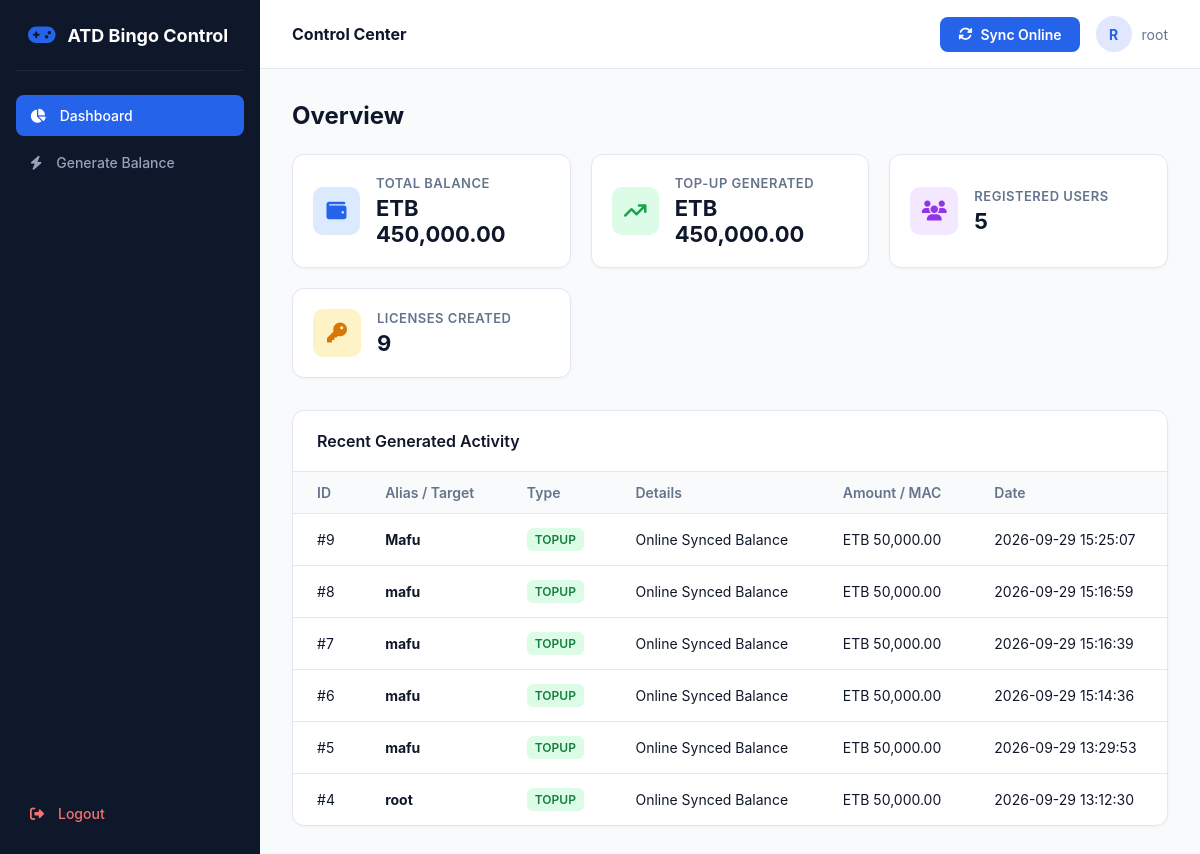
/dashboard.php (signed in), run on the app's committed database.
### tables this page shows
CREATE TABLE generated_licenses (
        id INTEGER PRIMARY KEY AUTOINCREMENT,
        username TEXT NOT NULL,
        alias_name TEXT,
        mode TEXT NOT NULL,
        action_details TEXT NOT NULL,
        mac_address TEXT,
        topup_amount REAL DEFAULT 0,
        created_at DATETIME DEFAULT CURRENT_TIMESTAMP
    );

### dashboard.php (the view, shortened to what this page needs)
<?php
$dbPath = __DIR__ . '/ATDbingo.sqlite';
try {
    $db = new PDO('sqlite:' . $dbPath);
    $db->setAttribute(PDO::ATTR_ERRMODE, PDO::ERRMODE_EXCEPTION);
    $db->exec("CREATE TABLE IF NOT EXISTS generated_licenses (
        id INTEGER PRIMARY KEY AUTOINCREMENT,
        username TEXT NOT NULL,
        alias_name TEXT,
        mode TEXT NOT NULL,
        action_details TEXT NOT NULL,
        mac_address TEXT,
        topup_amount REAL DEFAULT 0,
        created_at DATETIME DEFAULT CURRENT_TIMESTAMP
    )");
    $db->exec("CREATE TABLE IF NOT EXISTS users (
        id INTEGER PRIMARY KEY AUTOINCREMENT,
        username TEXT NOT NULL UNIQUE,
        password TEXT,
        name TEXT,
        balance REAL NOT NULL DEFAULT 0.00,
        last_updated DATETIME DEFAULT CURRENT_TIMESTAMP,
        created_at DATETIME DEFAULT CURRENT_TIMESTAMP
    )");
    try {
        $db->exec("ALTER TABLE users ADD COLUMN last_updated DATETIME DEFAULT CURRENT_TIMESTAMP");
    } catch (PDOException $ignored) {
    }
    $totalUsers = (int) $db->query("SELECT COUNT(*) FROM users")->fetchColumn();
    $totalBalance = (float) $db->query("SELECT SUM(balance) FROM users")->fetchColumn();
    $totalLicenses = (int) $db->query("SELECT COUNT(*) FROM generated_licenses")->fetchColumn();
    $totalTopup = (float) $db->query("SELECT SUM(topup_amount) FROM generated_licenses WHERE mode = 'topup'")->fetchColumn();
    $stmtRecent = $db->query("SELECT * FROM generated_licenses ORDER BY id DESC LIMIT 6");
    $recentRecords = $stmtRecent->fetchAll(PDO::FETCH_ASSOC);
} catch (PDOException $e) {
    die("Database Error: " . $e->getMessage());
}
?>
<!DOCTYPE html>
<html lang="en">
<head>
    <link rel="stylesheet" href="https://cdnjs.cloudflare.com/ajax/libs/font-awesome/6.4.0/css/all.min.css">
</head>
<body>
    <aside class="sidebar">
        <div class="brand">
            <i class="fa-solid fa-gamepad"></i>
            <span>ATD Bingo Control</span>
        </div>
        <nav class="nav-links">
            <a href="dashboard.php" class="nav-link active">
                <i class="fa-solid fa-chart-pie"></i>
                <span>Dashboard</span>
            </a>
            <a href="generate_balance.php" class="nav-link">
                <i class="fa-solid fa-bolt"></i>
                <span>Generate Balance</span>
            </a>
            <a href="logout.php" class="nav-link logout">
                <i class="fa-solid fa-right-from-bracket"></i>
                <span>Logout</span>
            </a>
        </nav>
    </aside>
    <div class="main-wrapper">
        <header class="topbar">
            <div><strong>Control Center</strong></div>
            <div class="topbar-actions">
                <button id="syncBtn" class="btn-sync" onclick="syncOnlineBalance()">
                    <i id="syncIcon" class="fa-solid fa-rotate"></i>
                    <span id="syncText">Sync Online</span>
                </button>
                <div class="user-tag">
                    <div class="user-avatar">
                        <?= strtoupper(substr($_SESSION['username'] ?? 'A', 0, 1)) ?>
                    </div>
                    <span><?= htmlspecialchars($_SESSION['username'] ?? 'Admin') ?></span>
                </div>
            </div>
        </header>
        <main class="content">
            <h2 class="page-title">Overview</h2>
            <div class="metrics-grid">
                <div class="metric-card">
                    <div class="metric-icon icon-blue">
                        <i class="fa-solid fa-wallet"></i>
                    </div>
                    <div class="metric-info">
                        <h4>Total Balance</h4>
                        <p id="displayBalance">ETB <?= number_format($totalBalance, 2) ?></p>
                    </div>
                </div>
                <div class="metric-card">
                    <div class="metric-icon icon-green">
                        <i class="fa-solid fa-arrow-trend-up"></i>
                    </div>
                    <div class="metric-info">
                        <h4>Top-Up Generated</h4>
                        <p>ETB <?= number_format($totalTopup, 2) ?></p>
                    </div>
                </div>
                <div class="metric-card">
                    <div class="metric-icon icon-purple">
                        <i class="fa-solid fa-users"></i>
                    </div>
                    <div class="metric-info">
                        <h4>Registered Users</h4>
                        <p><?= number_format($totalUsers) ?></p>
                    </div>
                </div>
                <div class="metric-card">
                    <div class="metric-icon icon-amber">
                        <i class="fa-solid fa-key"></i>
                    </div>
                    <div class="metric-info">
                        <h4>Licenses Created</h4>
                        <p><?= number_format($totalLicenses) ?></p>
                    </div>
                </div>
            </div>
            <div class="table-card">
                <div class="card-header">
                    <h3>Recent Generated Activity</h3>
                </div>
                <table>
                    <thead>
                        <tr>
                            <th>ID</th>
                            <th>Alias / Target</th>
                            <th>Type</th>
                            <th>Details</th>
                            <th>Amount / MAC</th>
                            <th>Date</th>
                        </tr>
                    </thead>
                    <tbody>
                        <?php if (empty($recentRecords)): ?>
                            <tr>
                                <td colspan="6" style="text-align: center; color: var(--text-light); padding: 24px;">
                                    No records available yet.
                                </td>
                            </tr>
                        <?php else: ?>
                            <?php foreach ($recentRecords as $row): ?>
                                <tr>
                                    <td>#<?= htmlspecialchars($row['id']) ?></td>
                                    <td><strong><?= htmlspecialchars($row['alias_name'] ?? '-') ?></strong></td>
                                    <td>
                                        <span class="badge badge-<?= strtolower($row['mode']) ?>">
                                            <?= htmlspecialchars($row['mode']) ?>
                                        </span>
                                    </td>
                                    <td><?= htmlspecialchars($row['action_details']) ?></td>
                                    <td>
                                        <?= $row['mode'] === 'topup'
                                            ? 'ETB ' . number_format((float)($row['topup_amount'] ?? 0), 2)
                                            : htmlspecialchars($row['mac_address'] ?? '-');
                                        ?>
                                    </td>
                                    <td><?= htmlspecialchars($row['created_at']) ?></td>
                                </tr>
                            <?php endforeach; ?>
                        <?php endif; ?>
                    </tbody>
                </table>
            </div>
        </main>
    </div>
</body>
</html>

### dashboard.php (style rules this page uses)
:root { --primary: #2563eb; --primary-hover: #1d4ed8; --sidebar-bg: #0f172a; --sidebar-text: #94a3b8; --sidebar-hover: #1e293b; --bg-main: #f8fafc; --card-bg: #ffffff; --text-dark: #0f172a; --text-light: #64748b; --border-color: #e2e8f0; --success: #10b981; --warning: #f59e0b; }
* { box-sizing: border-box; margin: 0; padding: 0; font-family: -apple-system, BlinkMacSystemFont, "Segoe UI", Roboto, sans-serif; }
body { display: flex; min-height: 100vh; background-color: var(--bg-main); color: var(--text-dark); }
.sidebar { width: 260px; background-color: var(--sidebar-bg); color: var(--sidebar-text); display: flex; flex-direction: column; padding: 24px 16px; flex-shrink: 0; }
.brand { display: flex; align-items: center; gap: 12px; padding: 0 12px 24px; border-bottom: 1px solid #1e293b; color: #ffffff; font-size: 18px; font-weight: 700; }
.brand i { color: var(--primary); font-size: 22px; }
.nav-links { display: flex; flex-direction: column; gap: 6px; margin-top: 24px; flex: 1; }
.nav-link { display: flex; align-items: center; gap: 14px; padding: 12px 14px; border-radius: 8px; text-decoration: none; color: var(--sidebar-text); font-size: 14px; font-weight: 500; transition: all 0.2s ease; }
.nav-link:hover, .nav-link.active { background-color: var(--sidebar-hover); color: #ffffff; }
.nav-link.active { background-color: var(--primary); color: #ffffff; }
.nav-link.logout { color: #f87171; margin-top: auto; }
.main-wrapper { flex: 1; display: flex; flex-direction: column; min-width: 0; overflow-y: auto; }
.topbar { background: #ffffff; border-bottom: 1px solid var(--border-color); padding: 16px 32px; display: flex; justify-content: space-between; align-items: center; }
.topbar-actions { display: flex; align-items: center; gap: 16px; }
.btn-sync { background-color: var(--primary); color: #ffffff; border: none; padding: 9px 18px; border-radius: 8px; font-size: 14px; font-weight: 600; cursor: pointer; display: flex; align-items: center; gap: 8px; transition: background 0.2s ease; }
.user-tag { display: flex; align-items: center; gap: 10px; font-size: 14px; color: var(--text-light); }
.user-avatar { width: 36px; height: 36px; border-radius: 50%; background: #e0e7ff; color: var(--primary); display: flex; align-items: center; justify-content: center; font-weight: 700; }
.content { padding: 32px; }
.page-title { font-size: 24px; font-weight: 700; color: var(--text-dark); margin-bottom: 24px; }
.metrics-grid { display: grid; grid-template-columns: repeat(auto-fit, minmax(220px, 1fr)); gap: 20px; margin-bottom: 32px; }
.metric-card { background: var(--card-bg); border: 1px solid var(--border-color); border-radius: 12px; padding: 20px; display: flex; align-items: center; gap: 16px; box-shadow: 0 1px 3px rgba(0, 0, 0, 0.04); }
.metric-icon { width: 48px; height: 48px; border-radius: 10px; display: flex; align-items: center; justify-content: center; font-size: 20px; }
.icon-blue { background: #dbeafe; color: #2563eb; }
.icon-green { background: #dcfce7; color: #16a34a; }
.icon-amber { background: #fef3c7; color: #d97706; }
.icon-purple { background: #f3e8ff; color: #9333ea; }
.metric-info h4 { font-size: 13px; font-weight: 600; color: var(--text-light); text-transform: uppercase; letter-spacing: 0.5px; }
.metric-info p { font-size: 22px; font-weight: 700; margin-top: 4px; color: var(--text-dark); }
.table-card { background: var(--card-bg); border: 1px solid var(--border-color); border-radius: 12px; box-shadow: 0 1px 3px rgba(0, 0, 0, 0.04); overflow: hidden; }
.card-header { padding: 20px 24px; border-bottom: 1px solid var(--border-color); display: flex; justify-content: space-between; align-items: center; }
.card-header h3 { font-size: 16px; font-weight: 600; }
table { width: 100%; border-collapse: collapse; font-size: 14px; }
thead th { background: #f8fafc; color: var(--text-light); font-weight: 600; text-align: left; padding: 12px 24px; border-bottom: 1px solid var(--border-color); }
tbody td { padding: 14px 24px; border-bottom: 1px solid var(--border-color); color: var(--text-dark); }
tbody tr:last-child td { border-bottom: none; }
.badge { display: inline-block; padding: 4px 8px; border-radius: 6px; font-size: 12px; font-weight: 600; text-transform: uppercase; }
.badge-topup { background: #dcfce7; color: #15803d; }

### data on the page
generated_licenses: id "9", alias_name "Mafu", mode "TOPUP", action_details "Online Synced Balance", topup_amount "50,000.00", created_at "2026-09-29 15:25:07"
generated_licenses: id "8", alias_name "mafu", mode "TOPUP", action_details "Online Synced Balance", topup_amount "50,000.00", created_at "2026-09-29 15:16:59"
generated_licenses: id "7", alias_name "mafu", mode "TOPUP", action_details "Online Synced Balance", topup_amount "50,000.00", created_at "2026-09-29 15:16:39"
generated_licenses: id "6", alias_name "mafu", mode "TOPUP", action_details "Online Synced Balance", topup_amount "50,000.00", created_at "2026-09-29 15:14:36"
generated_licenses: id "5", alias_name "mafu", mode "TOPUP", action_details "Online Synced Balance", topup_amount "50,000.00", created_at "2026-09-29 13:29:53"
generated_licenses: id "4", alias_name "root", mode "TOPUP", action_details "Online Synced Balance", topup_amount "50,000.00", created_at "2026-09-29 13:12:30"

### other printed values
substr($_SESSION['username'] ?? 'A', 0, 1) "R"
$_SESSION['username'] "root"
$totalBalance "450,000.00"
$totalTopup "450,000.00"
$totalUsers "5"
$totalLicenses "9"
